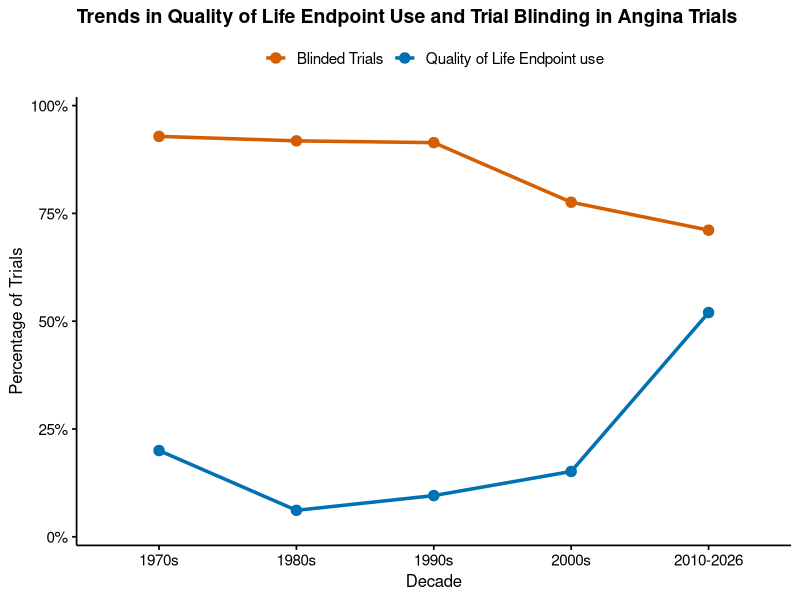
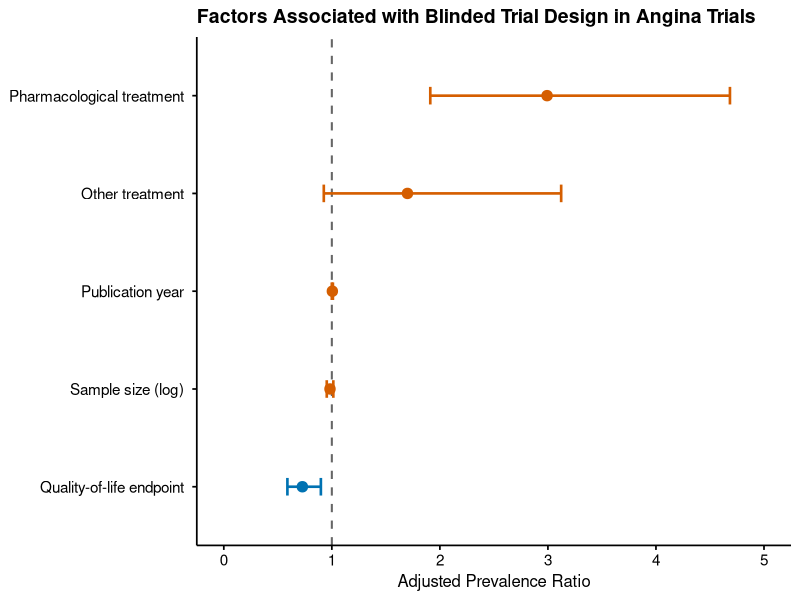
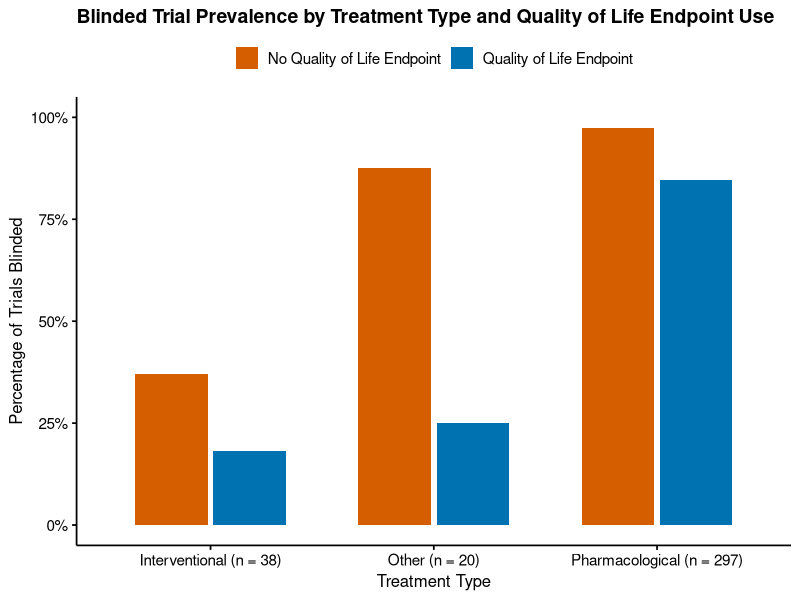
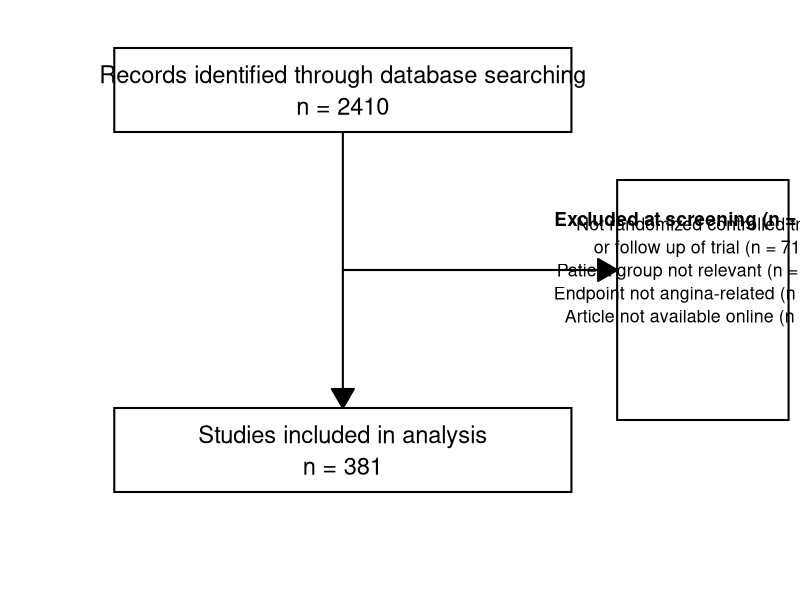
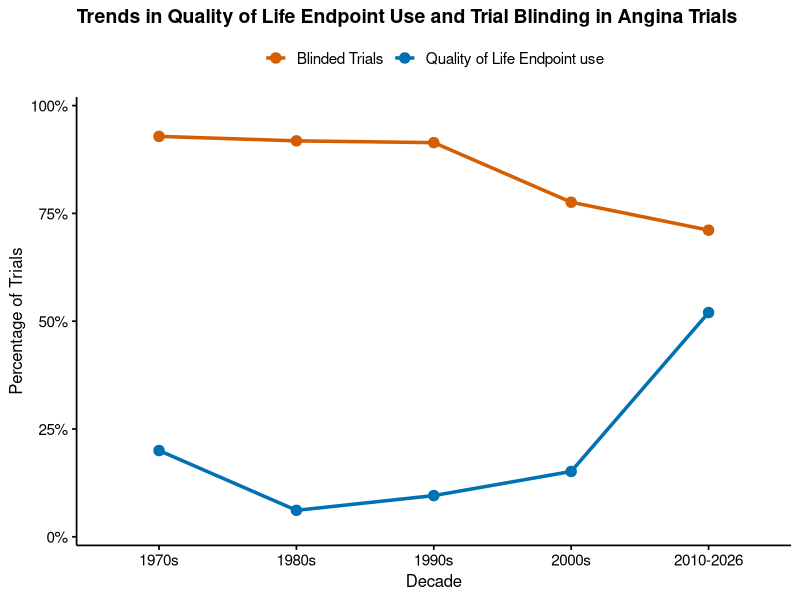
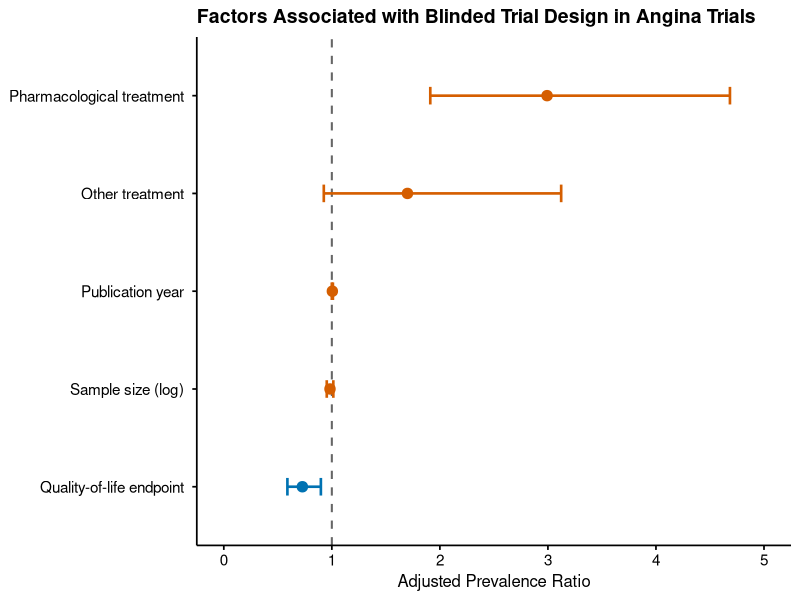
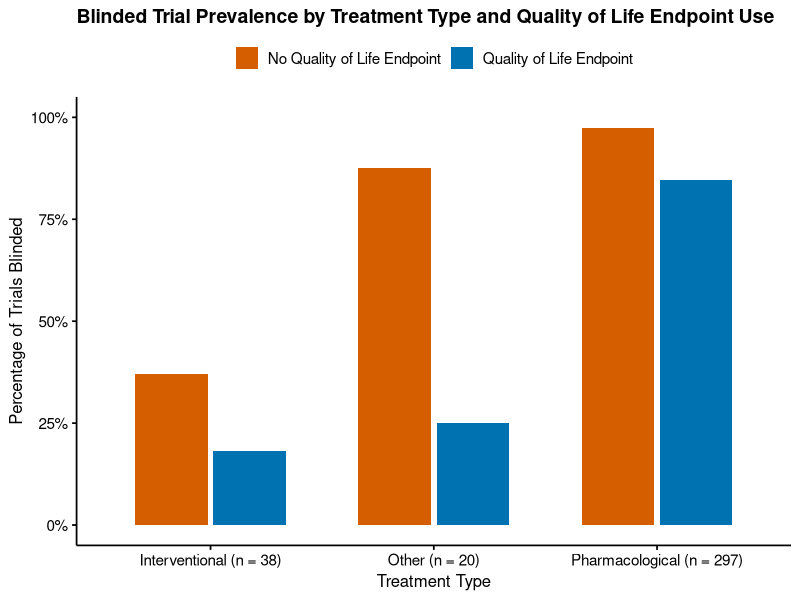
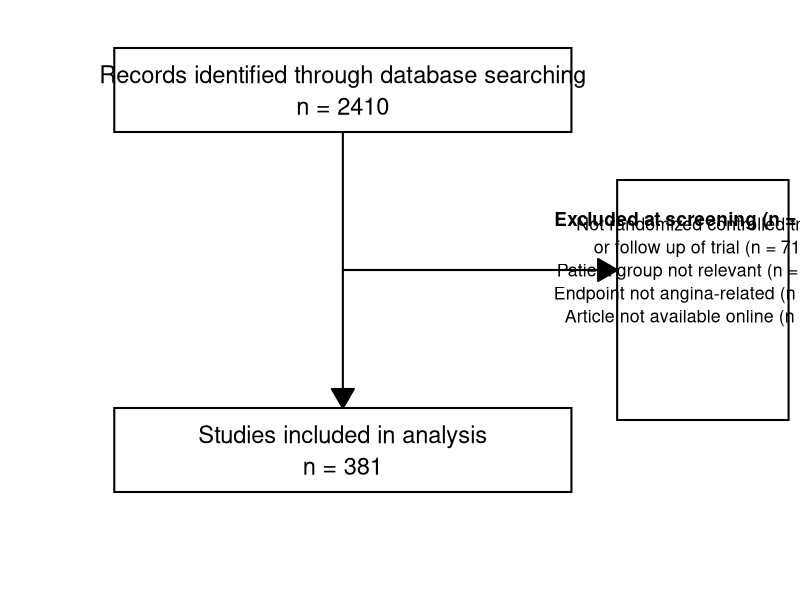

Here is the R script that generated these plots, in order: (Note: this script raises an error after producing the figures.)
###R Script for "Blinding and Quality of Life Endpoints in Angina" study###----
#loading in packages and csv file----
#Load in packages
library(tidyverse)
library(lmtest)
library(sandwich)
library(scales)
library(flextable)
library(officer)
library(stringr)
#so far unused packages
library(forcats)
library(tidyr)
library(broom)
#load in csv file
df <- read_csv("cleaned_data.csv", show_col_types = FALSE)
set.seed(67)
#conversion of types
analysis_df <- df %>%
  mutate(blinded_num = case_when(blinding_binary == "blinded" ~ 1,
      blinding_binary == "unblinded" ~ 0,
      TRUE ~ NA_real_),
    qol_endpoint = as.integer(qol_endpoint),
    year_of_publication = as.numeric(year_of_publication),
    log_n = as.numeric(log_n),
    treatment_type = factor(treatment_type),
    continent = factor(continent),
    decade = factor(decade))
#running poisson regression----
primary_df <- analysis_df %>%
  filter(!is.na(blinded_num),
    !is.na(qol_endpoint),
    !is.na(treatment_type),
    !is.na(year_of_publication),
    !is.na(log_n))


model_primary <- glm(blinded_num ~ qol_endpoint + treatment_type + year_of_publication + log_n,
  family = poisson(link = "log"),
  data = primary_df)

cov_primary <- vcovHC(model_primary, type = "HC0")
primary_coefs <- coeftest(model_primary, vcov = cov_primary)

print(primary_coefs)

primary_table <- as.data.frame(unclass(primary_coefs))
primary_table$term <- rownames(primary_table)
rownames(primary_table) <- NULL

names(primary_table)

names(primary_table)
primary_table <- primary_table %>%
  rename(estimate = Estimate,
    std_error = `Std. Error`,
    z_value = `z value`,
    p_value = `Pr(>|z|)`) %>%
  mutate(aPR = exp(estimate),
    CI_low = exp(estimate - 1.96 * std_error),
    CI_high = exp(estimate + 1.96 * std_error)) %>%
  select(term, estimate, std_error, z_value, p_value, aPR, CI_low, CI_high)

print(primary_table)

#Figure 1- temporal trends----
trend_table <- analysis_df %>%
  group_by(decade) %>%
  summarise(n_trials = n(),
    pct_qol = mean(qol_endpoint == 1, na.rm = TRUE),
    pct_blinded = mean(blinded_num == 1, na.rm = TRUE),
    .groups = "drop")

print(trend_table)

plot_trend_df <- trend_table %>%
  pivot_longer(cols = c(pct_qol, pct_blinded),
    names_to = "metric",
    values_to = "value") %>%
  mutate(metric = case_when(
      metric == "pct_qol" ~ "Quality of Life Endpoint use",
      metric == "pct_blinded" ~ "Blinded Trials"))

#Figure 2- temporal trend figure----
figure2 <- ggplot(
  plot_trend_df,
  aes(x = decade, y = value, group = metric, colour = metric)) +
  geom_line(linewidth = 1.2) +
  geom_point(size = 3.2) +
  scale_y_continuous(
    labels = percent_format(accuracy = 1),
    limits = c(0, 1),
    expand = expansion(mult = c(0.02, 0.02))) +
  scale_colour_manual(
    values = c(
      "Blinded Trials" = "#D55E00",
      "Quality of Life Endpoint use" = "#0072B2")) +
  labs(title = "Trends in Quality of Life Endpoint Use and Trial Blinding in Angina Trials",
    x = "Decade",
    y = "Percentage of Trials",
    colour = NULL) +
  theme_classic(base_size = 13) +
  theme(legend.position = "top",
    legend.text = element_text(size = 11),
    axis.title = element_text(size = 12),
    axis.text = element_text(size = 11, colour = "black"),
    plot.title = element_text(face = "bold", size = 14, hjust = 0),
    axis.line = element_line(colour = "black"),
    axis.ticks = element_line(colour = "black")
  )

print(figure2)

ggsave(filename = "figure2_temporal_trends.png",plot = figure2,width = 9,height = 5,dpi = 300)

#Figure 3- Forest plot showing poisson regression results----
palette_main <- c("QoL endpoint" = "#D55E00", "Other variables" = "#0072B2")

forest_df <- primary_table %>%
  filter(term != "(Intercept)") %>%
  mutate(label = case_when(term == "qol_endpoint" ~ "QoL endpoint",
      term == "year_of_publication" ~ "Publication year",
      term == "log_n" ~ "Log sample size",
      term == "treatment_typeother" ~ "Treatment: other",
      term == "treatment_typepharmacological" ~ "Treatment: pharmacological",
      TRUE ~ term),
    colour_group = ifelse(term == "qol_endpoint", "QoL endpoint", "Other variables"))

forest_df <- forest_df |>
  mutate(label = recode(label,"Treatment: pharmacological" = "Pharmacological treatment",
      "Treatment: other" = "Other treatment",
      "Publication year" = "Publication year",
      "Log sample size" = "Sample size (log)",
      "QoL endpoint" = "Quality-of-life endpoint"),
    label = factor(label,levels = c("Quality-of-life endpoint",
        "Sample size (log)",
        "Publication year",
        "Other treatment",
        "Pharmacological treatment")),
    colour_group = recode(
      colour_group,
      "QoL endpoint" = "Quality-of-life endpoint",
      "Other variables" = "Other variables"))
figure3 <- ggplot(
  forest_df,
  aes(x = aPR, y = label, colour = colour_group)) +
  geom_vline(
    xintercept = 1,
    linetype = "dashed",
    linewidth = 0.7,
    colour = "grey40") +
  geom_errorbarh(
    aes(xmin = CI_low, xmax = CI_high),
    height = 0.18,
    linewidth = 0.9) +
  geom_point(size = 3.2) +
  scale_colour_manual(values = c("Other variables" = "#D55E00",
      "Quality-of-life endpoint" = "#0072B2")) +
  scale_x_continuous(
    limits = c(0, 5),
    breaks = seq(0, 5, by = 1)) +
  labs(title = "Factors Associated with Blinded Trial Design in Angina Trials",
    x = "Adjusted Prevalence Ratio",
    y = NULL,
    colour = NULL) +
  theme_classic(base_size = 13) +
  theme(legend.position = "none",
    axis.title.x = element_text(size = 12),
    axis.text.x = element_text(size = 11, colour = "black"),
    axis.text.y = element_text(size = 11, colour = "black", margin = margin(r = 6)),
    axis.line = element_line(colour = "black"),
    axis.ticks = element_line(colour = "black"),
    plot.title = element_text(face = "bold", size = 14, hjust = 0))
print(figure3)

ggsave("figure3_primary_forest_coloured.png",figure3,width = 8,height = 5,dpi = 300)
#Figure 4- stratified by endpoints----
stratified_table <- analysis_df %>%
  filter(!is.na(blinded_num)) %>%
  group_by(treatment_type, qol_endpoint) %>%
  summarise(n_blinded = sum(blinded_num == 1, na.rm = TRUE),
    n_unblinded = sum(blinded_num == 0, na.rm = TRUE),
    total = n(),
    pct_blinded = mean(blinded_num == 1, na.rm = TRUE),
    .groups = "drop")
plot_stratified_df <- stratified_table %>%
  mutate(qol_group = if_else(qol_endpoint == 1,"Quality of Life Endpoint","No Quality of Life Endpoint"),
    treatment_type = recode(treatment_type,
      "interventional" = "Interventional",
      "other" = "Other",
      "pharmacological" = "Pharmacological"))
treatment_sizes <- plot_stratified_df %>%
  group_by(treatment_type) %>%
  summarise(n = sum(total), .groups = "drop")

plot_stratified_df <- plot_stratified_df %>%
  left_join(treatment_sizes, by = "treatment_type")

plot_stratified_df <- plot_stratified_df %>%
  mutate(treatment_label = paste0(treatment_type, " (n = ", n, ")"),
    treatment_label = factor(treatment_label,levels = paste0(c("Interventional","Other","Pharmacological")," (n = ",treatment_sizes$n[match(c("Interventional","Other","Pharmacological"),treatment_sizes$treatment_type)],")")))

figure4 <- ggplot(plot_stratified_df,aes(x = treatment_label, y = pct_blinded, fill = qol_group)) +
  geom_col(position = position_dodge(width = 0.7),width = 0.65) +
  scale_fill_manual(values = c("No Quality of Life Endpoint" = "#D55E00","Quality of Life Endpoint" = "#0072B2")) +
  scale_y_continuous(labels = percent_format(accuracy = 1),limits = c(0, 1)) +
  labs(title = "Blinded Trial Prevalence by Treatment Type and Quality of Life Endpoint Use",
    x = "Treatment Type",y = "Percentage of Trials Blinded",fill = NULL) +
  theme_classic(base_size = 13) +
  theme(legend.position = "top",
    legend.text = element_text(size = 11),
    axis.title = element_text(size = 12),
    axis.text = element_text(size = 11, colour = "black"),
    plot.title = element_text(face = "bold", size = 14, hjust = 0),
    axis.line = element_line(colour = "black"),
    axis.ticks = element_line(colour = "black"))
print(figure4)

ggsave(
  filename = "figure4_stratified_bars.png",
  plot = figure4,
  width = 9,
  height = 5,
  dpi = 300
)
#prisma flowchart----
prisma_plot <- ggplot() +
  coord_cartesian(xlim = c(0, 14), ylim = c(0, 10), expand = FALSE) +
  theme_void() +
  annotate("rect",xmin = 2, xmax = 10,ymin = 7.8, ymax = 9.2,fill = "white", color = "black", linewidth = 0.7) +
  annotate("rect",xmin = 2, xmax = 10,ymin = 1.8, ymax = 3.2,fill = "white", color = "black", linewidth = 0.7) +
  annotate("rect",xmin = 10.8, xmax = 13.8,ymin = 3.0, ymax = 7.0,fill = "white", color = "black", linewidth = 0.7) +
  annotate("text",x = 6, y = 8.5,label = "Records identified through database searching\nn = 2410",size = 6, family = "sans", lineheight = 1.1) +
  annotate("text",x = 6, y = 2.5,label = "Studies included in analysis\nn = 381",size = 6, family = "sans", lineheight = 1.1) +
  annotate("text",x = 12.3, y = 6.35,label = "Excluded at screening (n = 2029)",size = 4.8, family = "sans", fontface = "bold") +
  annotate("text",x = 12.3, y = 5.5,label = paste("Not randomized controlled trial, \n or follow up of trial (n = 710)","Patient group not relevant (n = 1159)","Endpoint not angina-related (n = 146)","Article not available online (n = 14)",sep = "\n"),size = 4.5, family = "sans", lineheight = 1.08) +
  annotate("segment", x = 6, xend = 6,y = 7.8, yend = 3.2,linewidth = 0.7,arrow = arrow(length = unit(0.22, "inches"), type = "closed")) +
  annotate("segment",x = 6, xend = 10.8,y = 5.5, yend = 5.5,linewidth = 0.7,arrow = arrow(length = unit(0.22, "inches"), type = "closed"))
print(prisma_plot)
ggsave("figure1_prisma_diagram.png",prisma_plot,width = 15,height = 8,dpi = 600,bg = "white")


#table 1- grouping trials by QoL/non-QoL----
analysis_df <- df %>%
  mutate(sample_size = exp(log_n),qol_endpoint = factor(qol_endpoint,levels = c(0, 1),labels = c("No QoL endpoint", "QoL endpoint")),treatment_type = treatment_type %>% str_trim() %>% str_to_lower(),treatment_type = factor(treatment_type,levels = c("pharmacological", "interventional", "other"),labels = c("Pharmacological", "Interventional", "Other")),
    blinding_binary = blinding_binary %>% str_trim() %>% str_to_lower(),blinding_binary = factor(blinding_binary,levels = c("blinded", "unblinded"),labels = c("Blinded", "Unblinded")))

table1 <- analysis_df %>%select(qol_endpoint,sample_size,treatment_type,blinding_binary) %>%
  tbl_summary(by = qol_endpoint,statistic = list(sample_size ~ "{median} ({p25}, {p75})",all_categorical() ~ "{n} / {N} ({p}%)"),
    label = list(sample_size ~ "Sample size",treatment_type ~ "Treatment type",blinding_binary ~ "Blinding"),missing = "no") %>%add_overall(last = TRUE) %>% bold_labels() %>% modify_table_styling(columns = label,rows = TRUE,indent = 0)

table1_ft <- as_flex_table(table1)

table1_ft <- as_flex_table(table1) %>%
  add_header_lines(values = "Table 1. Characteristics of Included Trials according to Quality-of-Life Endpoint use") %>% bold(part = "header") %>% bold(i = ~ label %in% c("Sample size", "Treatment type", "Blinding"), bold = TRUE) %>%
  align(j = 1, align = "left", part = "all") %>% align(j = 2:4, align = "center", part = "all") %>%
  border_remove() %>% hline_top(part = "header", border = fp_border(width = 1.2)) %>% hline(part = "header", border = fp_border(width = 1.0)) %>% hline_bottom(part = "body", border = fp_border(width = 1.2)) %>% autofit()

table1_ft <- table1_ft %>% add_footer_lines(values = c("Blinding status was unavailable for 26 trials."))
save_as_docx("Table 1" = table1_ft,path = "table1.docx")

#table 2- poisson regression coded in same format as table 1----
analysis_df <- df %>%mutate(blinded_num = case_when(blinding_binary == "blinded" ~ 1,blinding_binary == "unblinded" ~ 0,TRUE ~ NA_real_),
    qol_endpoint = as.integer(qol_endpoint),treatment_type = treatment_type %>%stringr::str_trim() %>%stringr::str_to_lower(),
    treatment_type = factor(treatment_type,levels = c("interventional", "other", "pharmacological")),
    year_of_publication = as.numeric(year_of_publication),log_n = as.numeric(log_n))

primary_df <- analysis_df %>%filter(!is.na(blinded_num),!is.na(qol_endpoint),!is.na(treatment_type),!is.na(year_of_publication),!is.na(log_n))

model_primary <- glm(blinded_num ~ qol_endpoint + treatment_type + year_of_publication + log_n,family = poisson(link = "log"),data = primary_df)
cov_primary <- vcovHC(model_primary, type = "HC0")
primary_coefs <- coeftest(model_primary, vcov = cov_primary)

primary_table <- as.data.frame(unclass(primary_coefs))
primary_table$term <- rownames(primary_table)
rownames(primary_table) <- NULL

primary_table <- primary_table %>%rename(estimate = `Estimate`,std_error = `Std. Error`,z_value = `z value`,p_value = `Pr(>|z|)`) %>%
  mutate(aPR = exp(estimate),CI_low = exp(estimate - 1.96 * std_error),CI_high = exp(estimate + 1.96 * std_error)) %>%
  filter(term != "(Intercept)") %>%
  mutate(Variable = case_when(term == "qol_endpoint" ~ "QoL endpoint",term == "treatment_typeother" ~ "Treatment type: Other",term == "treatment_typepharmacological" ~ "Treatment type: Pharmacological",term == "year_of_publication" ~ "Publication year",term == "log_n" ~ "Log sample size",TRUE ~ term),
    `Adjusted prevalence ratio` = sprintf("%.2f", aPR),`95% CI` = paste0(sprintf("%.2f", CI_low), " to ", sprintf("%.2f", CI_high)),`P value` = ifelse(p_value < 0.001, "<0.001", sprintf("%.3f", p_value))) %>%
  select(Variable, `Adjusted prevalence ratio`, `95% CI`, `P value`)

primary_table <- primary_table %>%
  mutate(order = case_when(Variable == "QoL endpoint" ~ 1,Variable == "Treatment type: Pharmacological" ~ 2,Variable == "Treatment type: Other" ~ 3,Variable == "Publication year" ~ 4,Variable == "Log sample size" ~ 5,TRUE ~ 99)) %>%arrange(order) %>%select(-order)

forest_results_ft <- flextable(primary_table) %>%
  bold(part = "header") %>% bold(i = ~ Variable == "QoL endpoint", bold = TRUE) %>% align(j = 1, align = "left", part = "all") %>%
  align(j = 2:4, align = "center", part = "all") %>% border_remove() %>% hline_top(part = "header", border = fp_border(width = 1.2)) %>%
  hline(part = "header", border = fp_border(width = 1.0)) %>% hline_bottom(part = "body", border = fp_border(width = 1.2)) %>%
  autofit()

forest_results_ft <- add_header_lines(forest_results_ft,values = "Table 2. Adjusted Associations between Quality-of-Life Endpoint use and Trial Blinding")
doc <- read_docx()
doc <- body_add_flextable(doc, forest_results_ft)

print(doc, target = "Table2_regression_results.docx")
